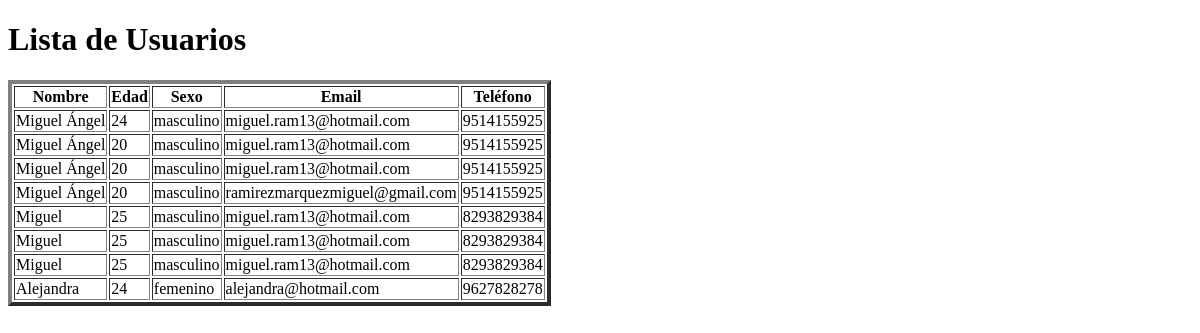
Page /polls/lista_usuarios/ on the earlier database version.
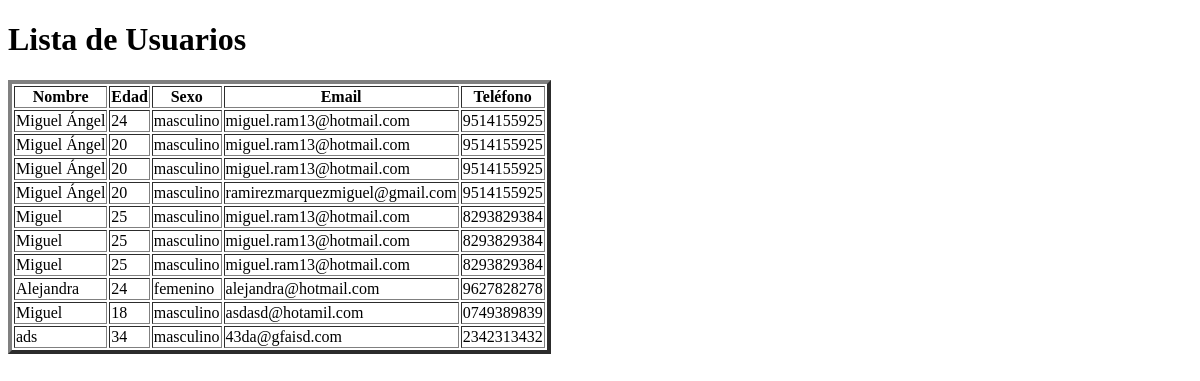
Same page on the later database version.
### polls/models.py (models this page shows, shortened)
class Cliente(models.Model):
    nombre = models.CharField(max_length=50)
    edad = models.IntegerField()
    sexo = models.CharField(max_length=10)
    email = models.EmailField()
    telefono = models.CharField(max_length=10)

### polls/views.py (the view)
# urls.py: path('lista_usuarios/', views.lista_usuarios, name='ListaUsuarios'),
def lista_usuarios(request):
    usuarios = Cliente.objects.all()
    return render(request, 'polls/ListaUsuarios.html', {'usuarios': usuarios})

### polls/templates/polls/ListaUsuarios.html (shortened to what this page needs)
<!DOCTYPE html>
<html lang="es">
<head>
</head>
<body>
    <h1>Lista de Usuarios</h1>
    <table border = "4">
        <thead>
            <tr>
                <th>Nombre</th>
                <th>Edad</th>
                <th>Sexo</th>
                <th>Email</th>
                <th>Teléfono</th>
            </tr>
        </thead>
        <tbody>
            {% for usuario in usuarios %}
            <tr>
                <td>{{ usuario.nombre }}</td>
                <td>{{ usuario.edad }}</td>
                <td>{{ usuario.sexo }}</td>
                <td>{{ usuario.email }}</td>
                <td>{{ usuario.telefono }}</td>
            </tr>
            {% endfor %}
        </tbody>
    </table>
</body>
</html>

Differences in the rows shown:
added Cliente: nombre "Miguel", edad "18", sexo "masculino", email "asdasd@hotamil.com", telefono "0749389839"
added Cliente: nombre "ads", edad "34", sexo "masculino", email "43da@gfaisd.com", telefono "2342313432"
